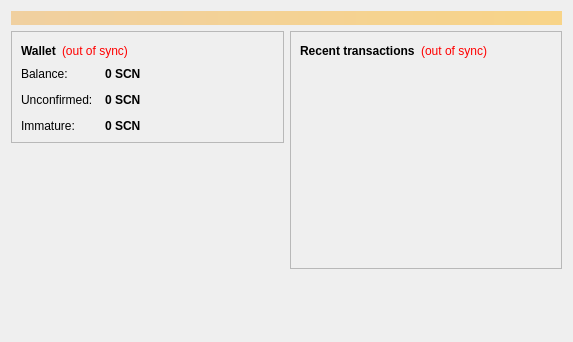
<?xml version="1.0" encoding="UTF-8"?>
<ui version="4.0">
 <class>OverviewPage</class>
 <widget class="QWidget" name="OverviewPage">
  <property name="geometry">
   <rect>
    <x>0</x>
    <y>0</y>
    <width>573</width>
    <height>342</height>
   </rect>
  </property>
  <property name="windowTitle">
   <string>Form</string>
  </property>
  <layout class="QVBoxLayout" name="topLayout">
   <item>
    <widget class="QLabel" name="labelAlerts">
     <property name="visible">
      <bool>false</bool>
     </property>
     <property name="styleSheet">
      <string notr="true">background-color: qlineargradient(x1: 0, y1: 0, x2: 1, y2: 0, stop:0 #F0D0A0, stop:1 #F8D488); color:#000000;</string>
     </property>
     <property name="wordWrap">
      <bool>true</bool>
     </property>
     <property name="margin">
      <number>3</number>
     </property>
    </widget>
   </item>
   <item>
    <layout class="QHBoxLayout" name="horizontalLayout" stretch="1,1">
     <item>
      <layout class="QVBoxLayout" name="verticalLayout_2">
       <item>
        <widget class="QFrame" name="frame">
         <property name="frameShape">
          <enum>QFrame::StyledPanel</enum>
         </property>
         <property name="frameShadow">
          <enum>QFrame::Raised</enum>
         </property>
         <layout class="QVBoxLayout" name="verticalLayout_4">
          <item>
           <layout class="QHBoxLayout" name="horizontalLayout_4">
            <item>
             <widget class="QLabel" name="label_5">
              <property name="font">
               <font>
                <weight>75</weight>
                <bold>true</bold>
               </font>
              </property>
              <property name="text">
               <string>Wallet</string>
              </property>
             </widget>
            </item>
            <item>
             <widget class="QLabel" name="labelWalletStatus">
              <property name="toolTip">
               <string>The displayed information may be out of date. Your wallet automatically synchronizes with the Bitcoin network after a connection is established, but this process has not completed yet.</string>
              </property>
              <property name="styleSheet">
               <string notr="true">QLabel { color: red; }</string>
              </property>
              <property name="text">
               <string notr="true">(out of sync)</string>
              </property>
              <property name="alignment">
               <set>Qt::AlignLeading|Qt::AlignLeft|Qt::AlignVCenter</set>
              </property>
             </widget>
            </item>
            <item>
             <spacer name="horizontalSpacer_2">
              <property name="orientation">
               <enum>Qt::Horizontal</enum>
              </property>
              <property name="sizeHint" stdset="0">
               <size>
                <width>40</width>
                <height>20</height>
               </size>
              </property>
             </spacer>
            </item>
           </layout>
          </item>
          <item>
           <layout class="QFormLayout" name="formLayout_2">
            <property name="fieldGrowthPolicy">
             <enum>QFormLayout::AllNonFixedFieldsGrow</enum>
            </property>
            <property name="horizontalSpacing">
             <number>12</number>
            </property>
            <property name="verticalSpacing">
             <number>12</number>
            </property>
            <item row="0" column="0">
             <widget class="QLabel" name="label">
              <property name="text">
               <string>Balance:</string>
              </property>
             </widget>
            </item>
            <item row="0" column="1">
             <widget class="QLabel" name="labelBalance">
              <property name="font">
               <font>
                <weight>75</weight>
                <bold>true</bold>
               </font>
              </property>
              <property name="cursor">
               <cursorShape>IBeamCursor</cursorShape>
              </property>
              <property name="toolTip">
               <string>Your current balance</string>
              </property>
              <property name="text">
               <string notr="true">0 SCN</string>
              </property>
              <property name="textInteractionFlags">
               <set>Qt::LinksAccessibleByMouse|Qt::TextSelectableByKeyboard|Qt::TextSelectableByMouse</set>
              </property>
             </widget>
            </item>
            <item row="1" column="0">
             <widget class="QLabel" name="label_3">
              <property name="text">
               <string>Unconfirmed:</string>
              </property>
             </widget>
            </item>
            <item row="1" column="1">
             <widget class="QLabel" name="labelUnconfirmed">
              <property name="font">
               <font>
                <weight>75</weight>
                <bold>true</bold>
               </font>
              </property>
              <property name="cursor">
               <cursorShape>IBeamCursor</cursorShape>
              </property>
              <property name="toolTip">
               <string>Total of transactions that have yet to be confirmed, and do not yet count toward the current balance</string>
              </property>
              <property name="text">
               <string notr="true">0 SCN</string>
              </property>
              <property name="textInteractionFlags">
               <set>Qt::LinksAccessibleByMouse|Qt::TextSelectableByKeyboard|Qt::TextSelectableByMouse</set>
              </property>
             </widget>
            </item>
            <item row="2" column="0">
             <widget class="QLabel" name="labelImmatureText">
              <property name="text">
               <string>Immature:</string>
              </property>
             </widget>
            </item>
            <item row="2" column="1">
             <widget class="QLabel" name="labelImmature">
              <property name="font">
               <font>
                <weight>75</weight>
                <bold>true</bold>
               </font>
              </property>
              <property name="toolTip">
               <string>Mined balance that has not yet matured</string>
              </property>
              <property name="text">
               <string notr="true">0 SCN</string>
              </property>
              <property name="textInteractionFlags">
               <set>Qt::LinksAccessibleByMouse|Qt::TextSelectableByKeyboard|Qt::TextSelectableByMouse</set>
              </property>
             </widget>
            </item>
           </layout>
          </item>
         </layout>
        </widget>
       </item>
       <item>
        <spacer name="verticalSpacer">
         <property name="orientation">
          <enum>Qt::Vertical</enum>
         </property>
         <property name="sizeHint" stdset="0">
          <size>
           <width>20</width>
           <height>40</height>
          </size>
         </property>
        </spacer>
       </item>
      </layout>
     </item>
     <item>
      <layout class="QVBoxLayout" name="verticalLayout_3">
       <item>
        <widget class="QFrame" name="frame_2">
         <property name="frameShape">
          <enum>QFrame::StyledPanel</enum>
         </property>
         <property name="frameShadow">
          <enum>QFrame::Raised</enum>
         </property>
         <layout class="QVBoxLayout" name="verticalLayout">
          <item>
           <layout class="QHBoxLayout" name="horizontalLayout_2">
            <item>
             <widget class="QLabel" name="label_4">
              <property name="text">
               <string>&lt;b&gt;Recent transactions&lt;/b&gt;</string>
              </property>
             </widget>
            </item>
            <item>
             <widget class="QLabel" name="labelTransactionsStatus">
              <property name="toolTip">
               <string>The displayed information may be out of date. Your wallet automatically synchronizes with the Bitcoin network after a connection is established, but this process has not completed yet.</string>
              </property>
              <property name="styleSheet">
               <string notr="true">QLabel { color: red; }</string>
              </property>
              <property name="text">
               <string notr="true">(out of sync)</string>
              </property>
              <property name="alignment">
               <set>Qt::AlignRight|Qt::AlignTrailing|Qt::AlignVCenter</set>
              </property>
             </widget>
            </item>
            <item>
             <spacer name="horizontalSpacer">
              <property name="orientation">
               <enum>Qt::Horizontal</enum>
              </property>
              <property name="sizeHint" stdset="0">
               <size>
                <width>40</width>
                <height>20</height>
               </size>
              </property>
             </spacer>
            </item>
           </layout>
          </item>
          <item>
           <widget class="QListView" name="listTransactions">
            <property name="styleSheet">
             <string notr="true">QListView { background: transparent; }</string>
            </property>
            <property name="frameShape">
             <enum>QFrame::NoFrame</enum>
            </property>
            <property name="verticalScrollBarPolicy">
             <enum>Qt::ScrollBarAlwaysOff</enum>
            </property>
            <property name="horizontalScrollBarPolicy">
             <enum>Qt::ScrollBarAlwaysOff</enum>
            </property>
            <property name="selectionMode">
             <enum>QAbstractItemView::NoSelection</enum>
            </property>
           </widget>
          </item>
         </layout>
        </widget>
       </item>
       <item>
        <spacer name="verticalSpacer_2">
         <property name="orientation">
          <enum>Qt::Vertical</enum>
         </property>
         <property name="sizeHint" stdset="0">
          <size>
           <width>20</width>
           <height>40</height>
          </size>
         </property>
        </spacer>
       </item>
      </layout>
     </item>
    </layout>
   </item>
  </layout>
 </widget>
 <resources/>
 <connections/>
</ui>
